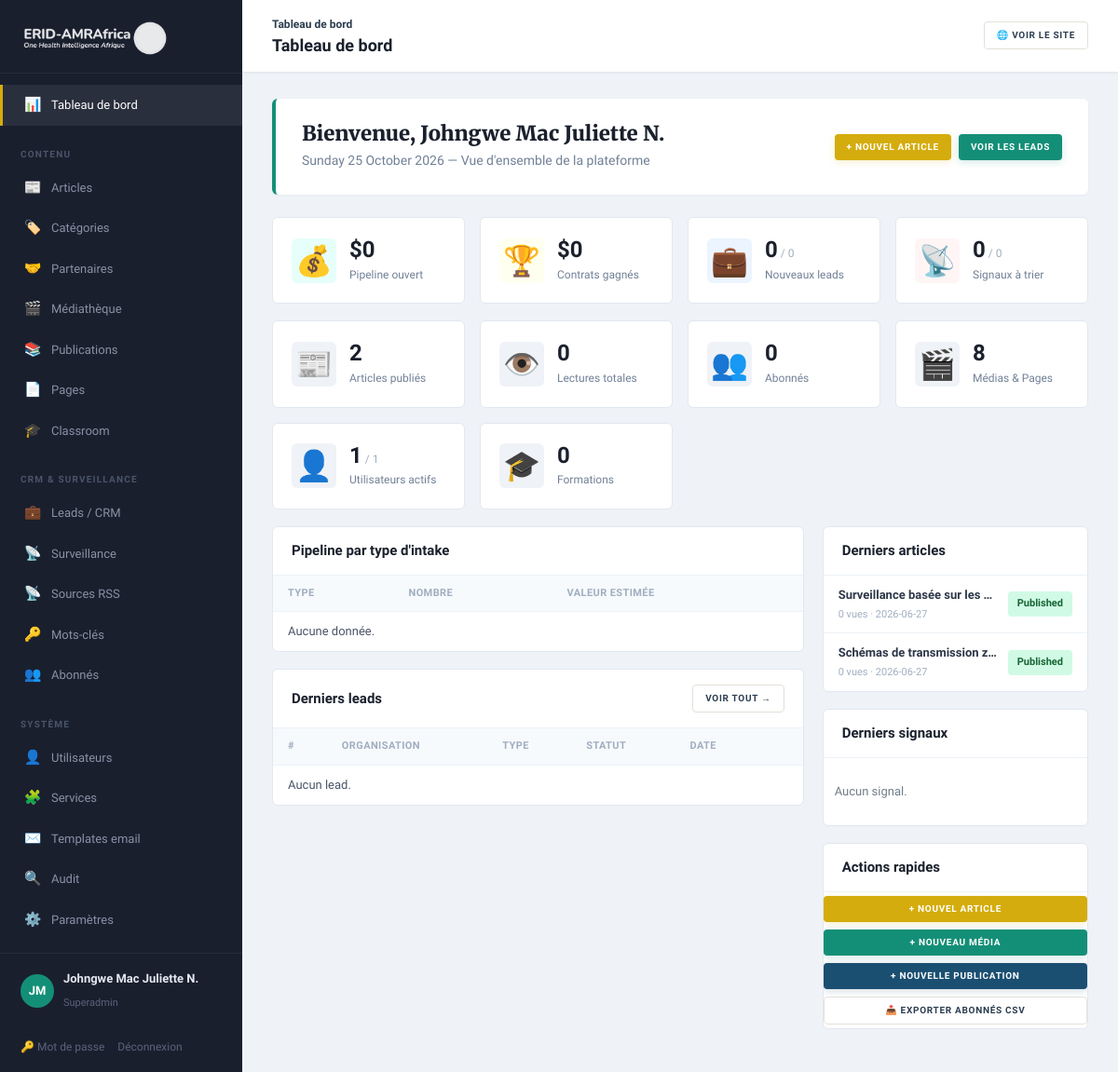
The page /admin (signed in) on the database its author committed.
### tables this page shows
CREATE TABLE articles (
    id              INT UNSIGNED AUTO_INCREMENT PRIMARY KEY,
    category_id     INT UNSIGNED    NOT NULL,
    author_id       INT UNSIGNED    NULL,
    slug            VARCHAR(200)    NOT NULL UNIQUE,
    title_fr        VARCHAR(255)    NOT NULL,
    title_en        VARCHAR(255)    NOT NULL,
    excerpt_fr      TEXT            NULL,
    excerpt_en      TEXT            NULL,
    body_fr         MEDIUMTEXT      NULL,
    body_en         MEDIUMTEXT      NULL,
    cover_image     VARCHAR(255)    NULL,
    seo_keywords    VARCHAR(500)    NULL,
    status          ENUM('draft','published','archived','trashed') NOT NULL DEFAULT 'draft',
    is_featured     TINYINT(1)      NOT NULL DEFAULT 0,
    published_at    DATETIME        NULL,
    views           INT UNSIGNED    NOT NULL DEFAULT 0,
    created_at      DATETIME        NOT NULL DEFAULT CURRENT_TIMESTAMP,
    updated_at      DATETIME        NOT NULL DEFAULT CURRENT_TIMESTAMP ON UPDATE CURRENT_TIMESTAMP,
    CONSTRAINT fk_articles_cat    FOREIGN KEY (category_id) REFERENCES categories(id),
    CONSTRAINT fk_articles_author FOREIGN KEY (author_id)   REFERENCES users(id) ON DELETE SET NULL,
    INDEX idx_articles_status (status, published_at)
);

### app/Views/admin/dashboard.php (the view, shortened to what the rows shown need)
<?php
$e = fn($s) => View::e($s);
$u = Auth::user();
?>
<div class="dash-welcome">
    <div>
        <h2 class="dash-welcome__title">Bienvenue, <?= $e($u['name'] ?? 'Admin') ?></h2>
        <p class="dash-welcome__sub"><?= date('l d F Y') ?> — Vue d'ensemble de la plateforme</p>
    </div>
    <div class="dash-welcome__actions">
        <a href="/admin/articles/new" class="btn btn-gold sm">+ Nouvel article</a>
        <a href="/admin/leads" class="btn btn-accent sm">Voir les leads</a>
    </div>
</div>
<div class="dash-kpis">
    <div class="dash-kpi dash-kpi--pipeline">
        <div class="dash-kpi__icon">💰</div>
        <div class="dash-kpi__data">
            <span class="dash-kpi__value">$<?= number_format($stats['pipeline_usd']) ?></span>
            <span class="dash-kpi__label">Pipeline ouvert</span>
        </div>
    </div>
    <div class="dash-kpi dash-kpi--won">
        <div class="dash-kpi__icon">🏆</div>
        <div class="dash-kpi__data">
            <span class="dash-kpi__value">$<?= number_format($stats['won_usd']) ?></span>
            <span class="dash-kpi__label">Contrats gagnés</span>
        </div>
    </div>
    <div class="dash-kpi dash-kpi--leads">
        <div class="dash-kpi__icon">💼</div>
        <div class="dash-kpi__data">
            <span class="dash-kpi__value"><?= $stats['leads_new'] ?><small> / <?= $stats['leads_total'] ?></small></span>
            <span class="dash-kpi__label">Nouveaux leads</span>
        </div>
    </div>
    <div class="dash-kpi dash-kpi--signals">
        <div class="dash-kpi__icon">📡</div>
        <div class="dash-kpi__data">
            <span class="dash-kpi__value"><?= $stats['rumours_new'] ?><small> / <?= $stats['rumours_total'] ?></small></span>
            <span class="dash-kpi__label">Signaux à trier</span>
        </div>
    </div>
</div>
<div class="dash-kpis">
    <div class="dash-kpi">
        <div class="dash-kpi__icon">📰</div>
        <div class="dash-kpi__data">
            <span class="dash-kpi__value"><?= $stats['articles'] ?></span>
            <span class="dash-kpi__label">Articles publiés</span>
        </div>
    </div>
    <div class="dash-kpi">
        <div class="dash-kpi__icon">👁️</div>
        <div class="dash-kpi__data">
            <span class="dash-kpi__value"><?= number_format($stats['views_total']) ?></span>
            <span class="dash-kpi__label">Lectures totales</span>
        </div>
    </div>
    <div class="dash-kpi">
        <div class="dash-kpi__icon">👥</div>
        <div class="dash-kpi__data">
            <span class="dash-kpi__value"><?= $stats['subscribers'] ?></span>
            <span class="dash-kpi__label">Abonnés</span>
        </div>
    </div>
    <div class="dash-kpi">
        <div class="dash-kpi__icon">🎬</div>
        <div class="dash-kpi__data">
            <span class="dash-kpi__value"><?= $stats['media_count'] + $stats['pages_count'] ?></span>
            <span class="dash-kpi__label">Médias & Pages</span>
        </div>
    </div>
    <div class="dash-kpi">
        <div class="dash-kpi__icon">👤</div>
        <div class="dash-kpi__data">
            <span class="dash-kpi__value"><?= $stats['users_active'] ?><small> / <?= $stats['users_total'] ?></small></span>
            <span class="dash-kpi__label">Utilisateurs actifs</span>
        </div>
    </div>
    <div class="dash-kpi">
        <div class="dash-kpi__icon">🎓</div>
        <div class="dash-kpi__data">
            <span class="dash-kpi__value"><?= $stats['courses_count'] ?></span>
            <span class="dash-kpi__label">Formations</span>
        </div>
    </div>
</div>
<div class="dash-grid">
    <div class="dash-col-main">
        <div class="panel">
            <div class="panel__head">
                <h3>Pipeline par type d'intake</h3>
            </div>
            <table class="data-table">
                <thead><tr><th>Type</th><th>Nombre</th><th>Valeur estimée</th></tr></thead>
                <tbody>
                <?php if (!$byType): ?><tr><td colspan="3" class="muted">Aucune donnée.</td></tr><?php endif; ?>
                </tbody>
            </table>
        </div>
        <div class="panel">
            <div class="panel__head">
                <h3>Derniers leads</h3>
                <a href="/admin/leads" class="btn btn-ghost sm">Voir tout →</a>
            </div>
            <table class="data-table">
                <thead><tr><th>#</th><th>Organisation</th><th>Type</th><th>Statut</th><th>Date</th><th></th></tr></thead>
                <tbody>
                <?php if (!$recent): ?><tr><td colspan="6" class="muted">Aucun lead.</td></tr><?php endif; ?>
                </tbody>
            </table>
        </div>
    </div>
    <div class="dash-col-side">
        <div class="panel">
            <div class="panel__head"><h3>Derniers articles</h3></div>
            <div class="dash-mini-list">
                <?php foreach ($recentArticles as $ra): ?>
                <a href="/admin/articles/<?= (int)$ra['id'] ?>/edit" class="dash-mini-item">
                    <div class="dash-mini-item__text">
                        <span class="dash-mini-item__title"><?= $e($ra['title_fr']) ?></span>
                        <span class="dash-mini-item__meta"><?= (int)$ra['views'] ?> vues · <?= $e(substr($ra['published_at'] ?? $ra['created_at'], 0, 10)) ?></span>
                    </div>
                    <span class="status status-<?= $e($ra['status']) ?>"><?= $e($ra['status']) ?></span>
                </a>
                <?php endforeach; ?>
            </div>
        </div>
        <div class="panel">
            <div class="panel__head"><h3>Derniers signaux</h3></div>
            <div class="dash-mini-list">
                <?php if (!$recentRumours): ?><p class="muted" style="padding:12px;font-size:13px">Aucun signal.</p><?php endif; ?>
            </div>
        </div>
        <div class="panel">
            <div class="panel__head"><h3>Actions rapides</h3></div>
            <div style="padding:4px 0;display:flex;flex-direction:column;gap:8px">
                <a href="/admin/articles/new" class="btn btn-gold full sm">+ Nouvel article</a>
                <a href="/admin/media/new" class="btn btn-accent full sm">+ Nouveau média</a>
                <a href="/admin/publications/new" class="btn btn-dark full sm">+ Nouvelle publication</a>
                <a href="/admin/subscribers/export" class="btn btn-ghost full sm">📥 Exporter abonnés CSV</a>
            </div>
        </div>
    </div>
</div>

### app/Core/Router.php (shortened to what the rows shown need)
<?php
final class Router
{
    private array $routes = ['GET' => [], 'POST' => []];
    public function get(string $path, callable|array $handler): void
    {
        $this->routes['GET'][$this->normalize($path)] = $handler;
    }
    public function post(string $path, callable|array $handler): void
    {
        $this->routes['POST'][$this->normalize($path)] = $handler;
    }
    private function normalize(string $path): string
    {
        return '/' . trim($path, '/');
    }
    public function dispatch(string $method, string $uri): void
    {
        $path = $this->normalize(parse_url($uri, PHP_URL_PATH) ?: '/');
        foreach ($this->routes[$method] ?? [] as $route => $handler) {
            $pattern = '#^' . preg_replace('#\{[a-zA-Z_]+\}#', '([^/]+)', $route) . '$#';
            if (preg_match($pattern, $path, $m)) {
                array_shift($m);
                $this->invoke($handler, $m);
                return;
            }
        }
    }
    private function invoke(callable|array $handler, array $args): void
    {
        if (is_array($handler)) {
            [$class, $method] = $handler;
            (new $class())->{$method}(...$args);
            return;
        }
    }
}

### app/Views/layouts/admin.php (shortened to what the rows shown need)
<?php
$e = fn($s) => View::e($s);
$u = Auth::user();
$uri = strtok($_SERVER['REQUEST_URI'] ?? '', '?');
$isActive = fn($path) => $uri === $path ? 'active' : '';
$initials = implode('', array_map(fn($w) => mb_strtoupper(mb_substr($w, 0, 1)), explode(' ', $u['name'] ?? 'A')));
$crumbs = [['Tableau de bord', '/admin']];
$path = '/admin';
?>
<!DOCTYPE html>
<html lang="fr">
<head>
    <link rel="stylesheet" href="/assets/css/app.css">
</head>
<body class="admin">
<aside class="sidebar" id="adminSidebar">
    <div class="sidebar__logo">
        <a href="/admin"><img src="/assets/logo.png" alt="ERID-AMRAfrica" class="sidebar__logo-img"></a>
    </div>
    <nav class="sidebar__nav">
        <a href="/admin" class="sidebar__link <?= $isActive('/admin') ?>">
            <span class="sidebar__icon">📊</span> Tableau de bord
        </a>
        <div class="sidebar__section">Contenu</div>
        <a href="/admin/articles" class="sidebar__link <?= str_starts_with($uri, '/admin/articles') ? 'active' : '' ?>">
            <span class="sidebar__icon">📰</span> Articles
        </a>
        <a href="/admin/categories" class="sidebar__link <?= str_starts_with($uri, '/admin/categories') ? 'active' : '' ?>">
            <span class="sidebar__icon">🏷️</span> Catégories
        </a>
        <a href="/admin/partners" class="sidebar__link <?= str_starts_with($uri, '/admin/partners') ? 'active' : '' ?>">
            <span class="sidebar__icon">🤝</span> Partenaires
        </a>
        <a href="/admin/media" class="sidebar__link <?= str_starts_with($uri, '/admin/media') ? 'active' : '' ?>">
            <span class="sidebar__icon">🎬</span> Médiathèque
        </a>
        <a href="/admin/publications" class="sidebar__link <?= str_starts_with($uri, '/admin/publications') ? 'active' : '' ?>">
            <span class="sidebar__icon">📚</span> Publications
        </a>
        <a href="/admin/pages" class="sidebar__link <?= str_starts_with($uri, '/admin/pages') ? 'active' : '' ?>">
            <span class="sidebar__icon">📄</span> Pages
        </a>
        <a href="/admin/courses" class="sidebar__link <?= str_starts_with($uri, '/admin/courses') ? 'active' : '' ?>">
            <span class="sidebar__icon">🎓</span> Classroom
        </a>
        <div class="sidebar__section">CRM & Surveillance</div>
        <a href="/admin/leads" class="sidebar__link <?= str_starts_with($uri, '/admin/leads') ? 'active' : '' ?>">
            <span class="sidebar__icon">💼</span> Leads / CRM
        </a>
        <a href="/admin/rumours" class="sidebar__link <?= str_starts_with($uri, '/admin/rumours') ? 'active' : '' ?>">
            <span class="sidebar__icon">📡</span> Surveillance
        </a>
        <a href="/admin/rss-sources" class="sidebar__link <?= str_starts_with($uri, '/admin/rss-sources') ? 'active' : '' ?>">
            <span class="sidebar__icon">📡</span> Sources RSS
        </a>
        <a href="/admin/keyword-rules" class="sidebar__link <?= str_starts_with($uri, '/admin/keyword-rules') ? 'active' : '' ?>">
            <span class="sidebar__icon">🔑</span> Mots-clés
        </a>
        <a href="/admin/subscribers" class="sidebar__link <?= str_starts_with($uri, '/admin/subscribers') ? 'active' : '' ?>">
            <span class="sidebar__icon">👥</span> Abonnés
        </a>
        <?php if (in_array($_SESSION['urole'] ?? '', ['superadmin', 'editor'])): ?>
        <div class="sidebar__section">Système</div>
        <?php if (($_SESSION['urole'] ?? '') === 'superadmin'): ?>
        <a href="/admin/users" class="sidebar__link <?= str_starts_with($uri, '/admin/users') ? 'active' : '' ?>">
            <span class="sidebar__icon">👤</span> Utilisateurs
        </a>
        <?php endif; ?>
        <a href="/admin/services" class="sidebar__link <?= str_starts_with($uri, '/admin/services') ? 'active' : '' ?>">
            <span class="sidebar__icon">🧩</span> Services
        </a>
        <a href="/admin/email-templates" class="sidebar__link <?= str_starts_with($uri, '/admin/email-templates') ? 'active' : '' ?>">
            <span class="sidebar__icon">✉️</span> Templates email
        </a>
        <a href="/admin/audit" class="sidebar__link <?= str_starts_with($uri, '/admin/audit') ? 'active' : '' ?>">
            <span class="sidebar__icon">🔍</span> Audit
        </a>
        <a href="/admin/settings" class="sidebar__link <?= str_starts_with($uri, '/admin/settings') ? 'active' : '' ?>">
            <span class="sidebar__icon">⚙️</span> Paramètres
        </a>
        <?php endif; ?>
    </nav>
    <div class="sidebar__user">
        <div class="sidebar__avatar"><?= $e(mb_substr($initials, 0, 2)) ?></div>
        <div class="sidebar__user-info">
            <strong><?= $e($u['name'] ?? '') ?></strong>
            <small><?= $e(ucfirst($u['role'] ?? '')) ?></small>
        </div>
    </div>
    <div class="sidebar__foot">
        <a href="/admin/password">🔑 Mot de passe</a>
        <a href="/admin/logout">Déconnexion</a>
    </div>
</aside>
<div class="admin-main">
    <header class="admin-top">
        <div class="admin-top__left">
            <nav class="breadcrumbs" aria-label="Fil d'Ariane">
                <?php foreach ($crumbs as $i => $c): ?>
                    <?php if ($i === count($crumbs) - 1): ?>
                        <span class="breadcrumbs__current"><?= $e($c[0]) ?></span>
                    <?php else: ?>
                        <a href="<?= $e($c[1]) ?>" class="breadcrumbs__link"><?= $e($c[0]) ?></a>
                    <?php endif; ?>
                <?php endforeach; ?>
            </nav>
            <h1><?= $e($title ?? '') ?></h1>
        </div>
        <div class="admin-top__right">
            <a class="btn btn-ghost sm" href="/" target="_blank">🌐 Voir le site</a>
        </div>
    </header>
    <div class="admin-content"><?= $content ?></div>
</div>
</body>
</html>

### rows shown on the page
articles: c "Tableau de bord", views "0", articles "2", $stats['media_count'] + $stats['pages_count'] "8", id "1", title_fr "Surveillance basée sur les…", published_at "2026-06-27", status "Published"
articles: title_fr "Schémas de transmission z…", views "0", published_at "2026-06-27", status "Published"
